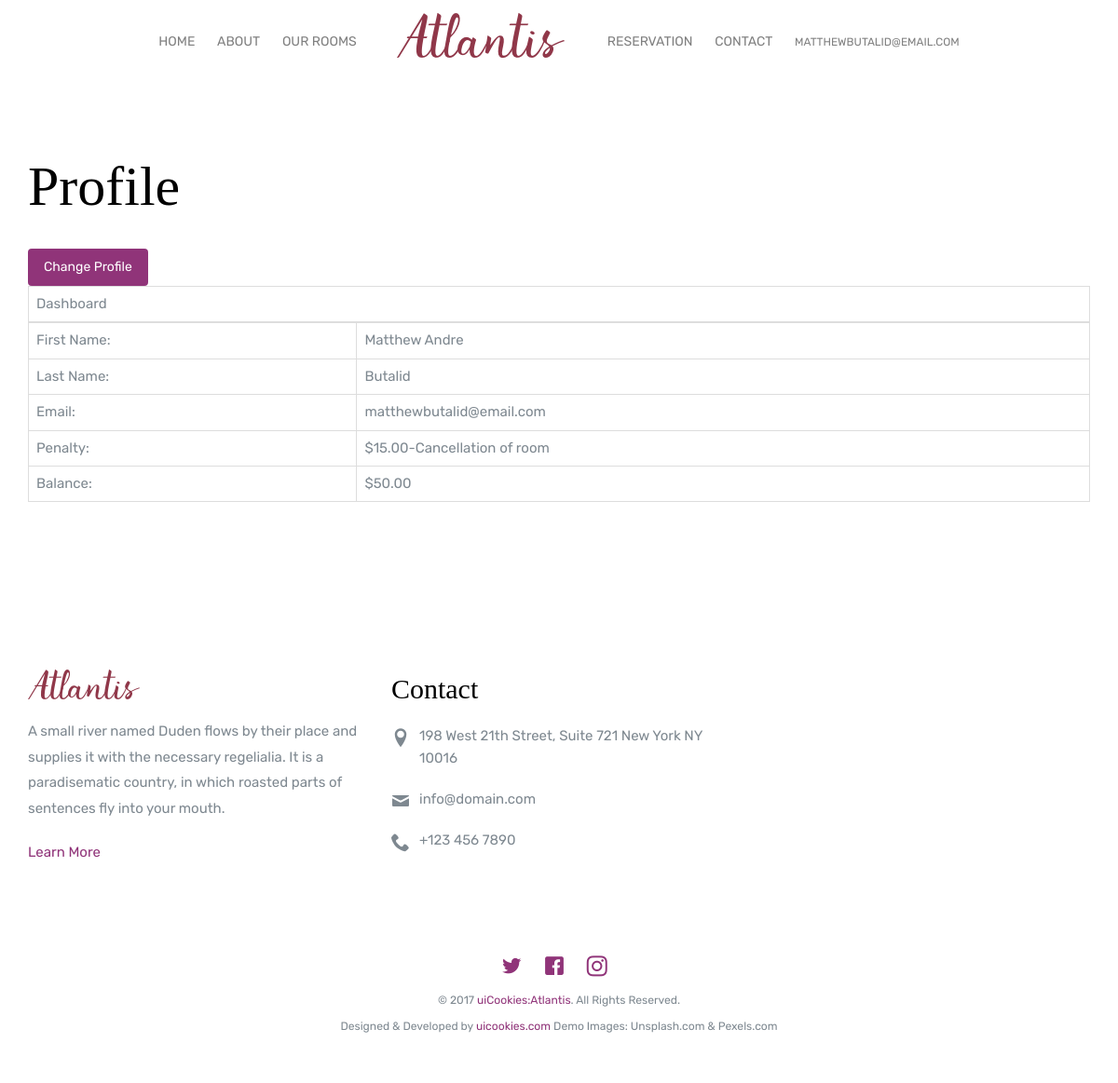
Page /profile.php (signed in) on the committed database.
### tables this page shows
CREATE TABLE `customer` (
  `id` int(11) NOT NULL,
  `fname` varchar(300) NOT NULL,
  `lname` varchar(300) NOT NULL,
  `email` varchar(300) NOT NULL,
  `password` varchar(300) NOT NULL
);

### profile.php (the view, shortened to what this page needs)
<?php
include('security.php');
include('header.php');
?>
<?php
      $query = "SELECT * FROM customer WHERE id = '$userid'";
      $query_run = mysqli_query($connection, $query);
      foreach($query_run as $row)
      {
        $fname = $row['fname'];
        $lname = $row['lname'];
        $email = $row['email'];
      }
      $current_penalty = "SELECT SUM(amount) AS balance FROM penalty WHERE customer_id = '$userid'";
      $run_current = mysqli_query($connection, $current_penalty);
      foreach($run_current as $i)
      {
          $penalty = $i['balance'];
      }
      $current_balance = "SELECT SUM(amount_pay) AS balance FROM transaction WHERE customer_id = '$userid'";
      $run_current = mysqli_query($connection, $current_balance);
      foreach($run_current as $a)
      {
          $balance = $a['balance'];
      }
?>
<section class="probootstrap-section">
    <div class="container">
        <div class="row">
            <div class="col-md-12">
                <h1>Profile</h1>
                <button type="button" class="btn btn-primary" data-toggle="modal" data-target="#editInfo">
                Change Profile
                </button>
                <div class="table-responsive">
                    <table class="table table-bordered" id="dataTable" width="100" cellspacing="0" cellpadding="0">
                    <thead>
                        <tr>
                            <td colspan="5">Dashboard</td>
                        </tr>
                    </thead>
                    <tbody>
                        <tr>
                          <td>First Name:</td>
                          <td colspan="5"><?php echo "$fname"; ?></td>
                        </tr>
                        <tr>
                          <td>Last Name:</td>
                          <td colspan="5"><?php echo "$lname"; ?></td>
                        </tr>
                        <tr>
                          <td>Email:</td>
                          <td colspan="5"><?php echo "$email"; ?></td>
                        </tr>
                        <tr>
                            <td>Penalty: </td>
                            <td colspan="5"><?php echo "$".$penalty."-Cancellation of room"; ?></td>
                        </tr>
                        <tr>
                            <td>Balance: </td>
                            <td colspan="5"><?php echo "$".$balance; ?></td>
                        </tr>
                    </tbody>
                    </table>
                </div>
            </div>
        </div>
    </div>
</section>
<?php include('footer.php')?>

### rows in the picture
customer: fname "Matthew Andre", lname "Butalid", email "matthewbutalid@email.com"

### other values in the picture
$_SESSION['cusername'] "MATTHEWBUTALID@EMAIL.COM"
$penalty "15.00"
$balance "50.00"
